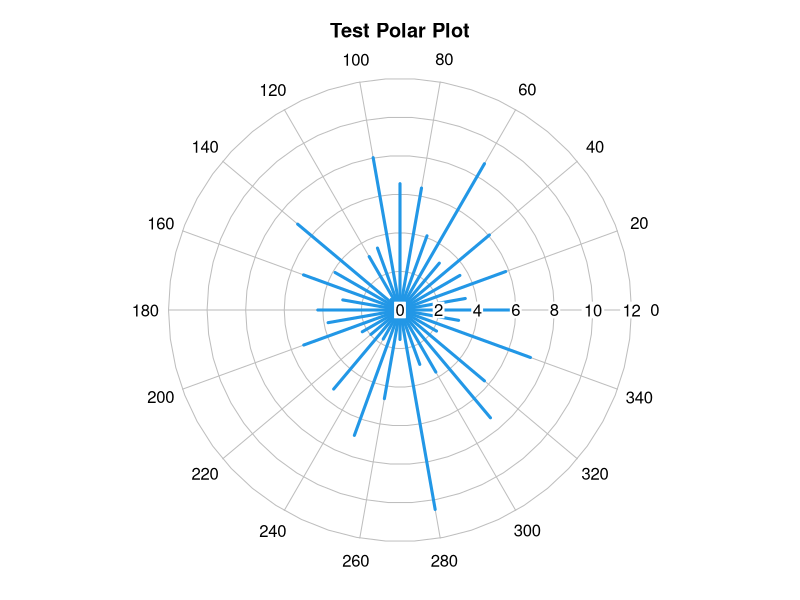
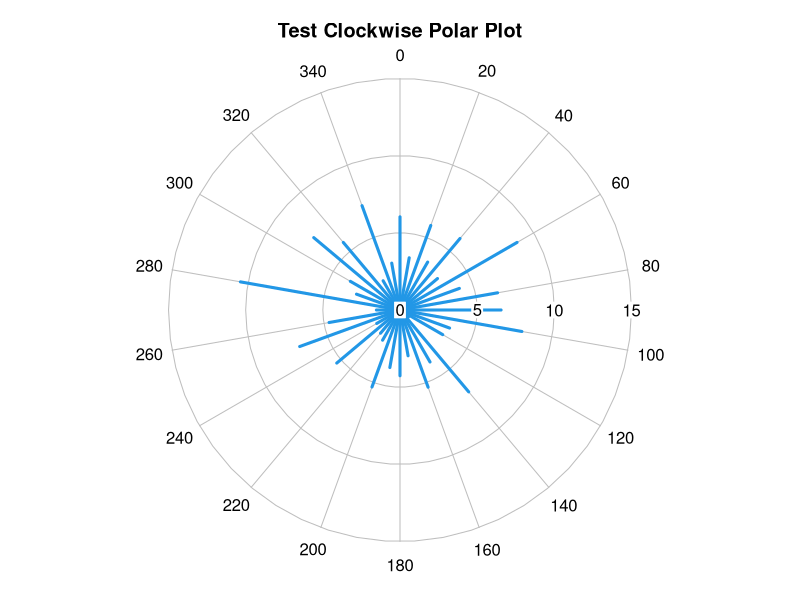

Here is the R script that generated these plots, in order:
library(plotrix)


### Name: polar.plot
### Title: Plot values on a circular grid of 0 to 360 degrees
### Aliases: polar.plot
### Keywords: misc

### ** Examples

 testlen<-c(rnorm(36)*2+5)
 testpos<-seq(0,350,by=10)
 polar.plot(testlen,testpos,main="Test Polar Plot",lwd=3,line.col=4)
 oldpar<-polar.plot(testlen,testpos,main="Test Clockwise Polar Plot",
  radial.lim=c(0,15),start=90,clockwise=TRUE,lwd=3,line.col=4)
 # reset everything
 par(oldpar)
